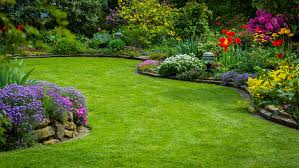
#> input picture mon_image.jpg, 299 x 168 px
$ python vrai_ia_vision.py
#> lines starting #> are read from the running program, lines starting #| are printed output that depends on the picture; after the words box and inside, x2 and y2 are one past the last pixel; in counts of white or black regions, pixels touching at a corner belong together
import cv2
import numpy as np
import time

def analyser_image_reelle():
    print("="*65)
    print("🤖 MODULE IA : VISION PAR ORDINATEUR EN ARRIÈRE-PLAN")
    print("="*65)

    print("   ⏳ [IA] Chargement de l'image 'mon_image.jpg'...")
    time.sleep(0.5) # Petite pause pour l'effet de calcul
    img = cv2.imread('mon_image.jpg')
#> img is the input picture: shape (168, 299, 3); mean B, G, R 34.5, 110.7, 86.7

    if img is None:
        print("   ❌ Erreur : Image introuvable.")
        return

    print("   ⏳ [IA] Scan des pixels et conversion colorimétrique (HSV)...")
    time.sleep(0.5)
    img_hsv = cv2.cvtColor(img, cv2.COLOR_BGR2HSV)
#> img_hsv: shape (168, 299, 3); mean H, S, V 47.1, 183.2, 114.9

    print("   ⏳ [IA] Détection algorithmique de la chlorophylle (Vert)...")
    time.sleep(0.5)
    # Définition des nuances de vert
    vert_clair = np.array([35, 40, 40])
    vert_fonce = np.array([85, 255, 255])
    masque_ia = cv2.inRange(img_hsv, vert_clair, vert_fonce)
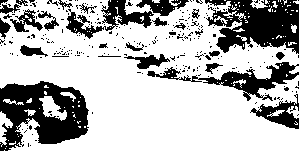
#> masque_ia: shape (168, 299); 73.6% white; 267 black regions (238 under 20 px), largest, box (x1, y1, x2, y2) and area: (0, 81, 89, 151) 3739, (205, 0, 299, 54) 3262, (147, 62, 299, 101) 1558

    print("   ⏳ [IA] Compilation des données mathématiques...")
    time.sleep(0.5)
    pixels_totaux = masque_ia.shape[0] * masque_ia.shape[1]
#> pixels_totaux = 50232
    pixels_verts = cv2.countNonZero(masque_ia)
#> pixels_verts = 36993
    pourcentage_vert = (pixels_verts / pixels_totaux) * 100
#> pourcentage_vert = 73.64

    print("\n" + "-" * 50)
    print("📊 RAPPORT FINAL DE L'IA :")
    print("-" * 50)
    print(f"   * Résolution analysée : {img.shape[1]}x{img.shape[0]} pixels")
#|    * Résolution analysée : 299x168 pixels
    print(f"   * Total des pixels du terrain : {pixels_totaux:,}".replace(",", " "))
#|    * Total des pixels du terrain : 50 232
    print(f"   * Pixels de végétation isolés : {pixels_verts:,}".replace(",", " "))
#|    * Pixels de végétation isolés : 36 993
    print(f"\n   🌱 TAUX DE VÉGÉTATION DÉTECTÉ : {pourcentage_vert:.2f}%")
#|    🌱 TAUX DE VÉGÉTATION DÉTECTÉ : 73.64%
    print("="*65)

if __name__ == "__main__":
    analyser_image_reelle()
